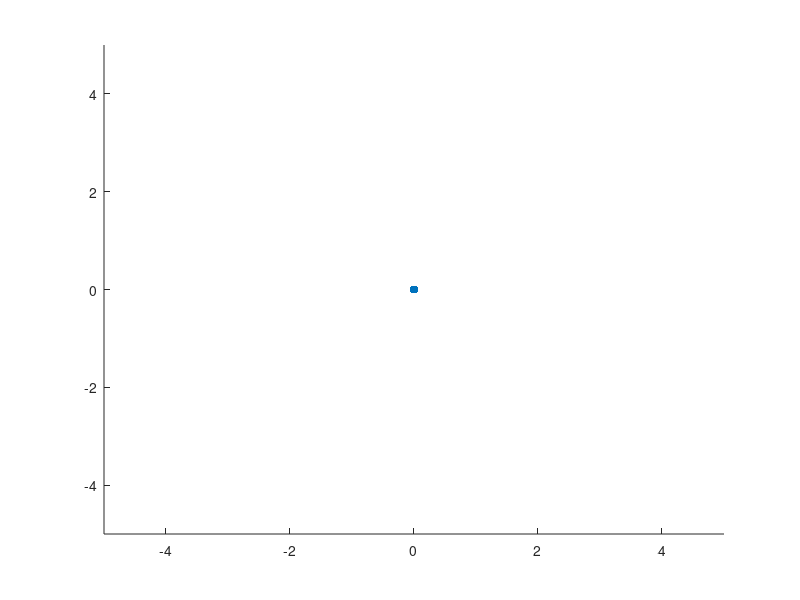

MATLAB code to generate this figure: (Note: this script raises an error after producing the figure.)
n = input('Enter the Number of Particles : ');   %the number of particles
L = input('Enter the length of plane : ');  %size of plate
d = input('Enter the length of steps : ');  %size of step
t = input('Enter the time of running : ');  %running time
xp = zeros(1,n);
yp = zeros(1,n);
cs = zeros(1,t);
figure,
for j=1:t
    scatter(xp,yp,'fill')
    axis([-L L -L L])
    drawnow
    xstep = randn(1,length(xp));
    ystep = randn(1,length(xp));
    xp = xp + d*xstep./sqrt(xstep.^2  + ystep.^2);
    yp = yp + d*ystep./sqrt(xstep.^2  + ystep.^2);
    [xp,yp] = sorption(xp,yp,L);
    cs(j) = n - length(xp);
end

figure,
plot(1:t,cs)
